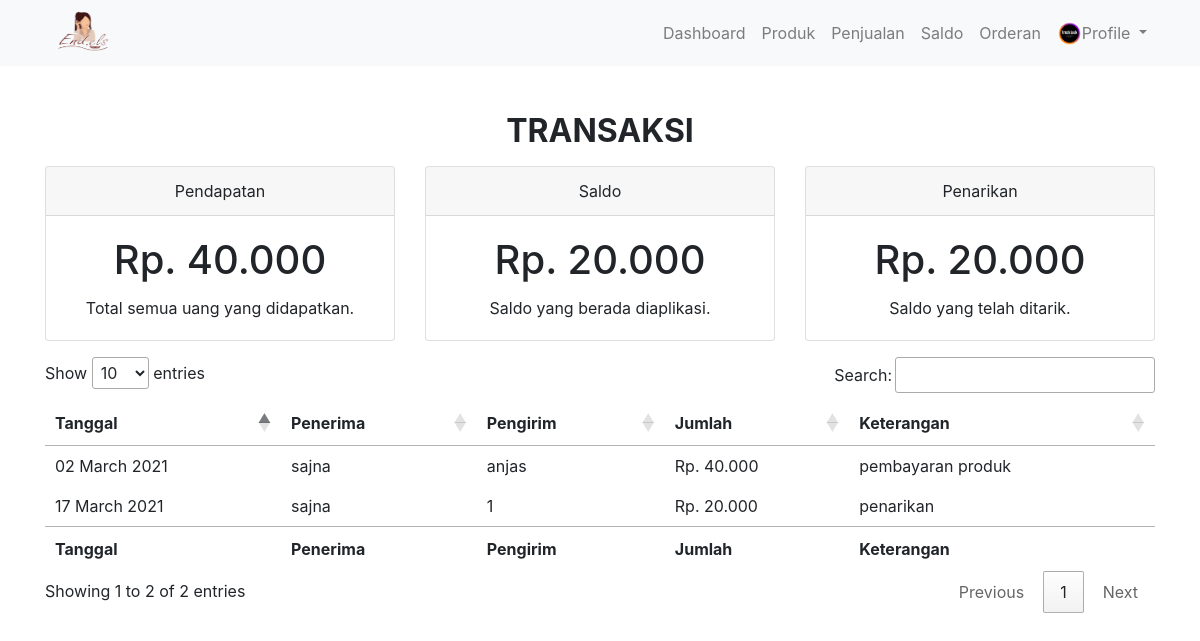
The page /toko/transaksi on the database its author committed.
### tables this page shows
CREATE TABLE `bayar` (
  `id_bayar` int(11) NOT NULL,
  `tgl_bayar` datetime NOT NULL,
  `bayar` int(11) NOT NULL,
  `potongan` int(11) NOT NULL,
  `bukti` varchar(255) NOT NULL
);

CREATE TABLE `toko` (
  `id_toko` int(11) NOT NULL,
  `id_user` int(11) NOT NULL,
  `id_klinik` int(11) NOT NULL,
  `nama_toko` varchar(50) NOT NULL,
  `alamat_toko` varchar(100) NOT NULL,
  `rt` int(3) NOT NULL,
  `rw` int(3) NOT NULL,
  `kelurahan` varchar(100) NOT NULL,
  `kecamatan` varchar(100) NOT NULL,
  `kabupaten` varchar(100) NOT NULL,
  `provinsi` varchar(100) NOT NULL,
  `kode_pos` int(11) NOT NULL,
  `tanggal_daftar` date NOT NULL,
  `nomor` int(11) NOT NULL,
  `logo` varchar(255) NOT NULL
);

CREATE TABLE `user` (
  `id_user` int(11) NOT NULL,
  `nama_user` varchar(50) NOT NULL,
  `alamat` varchar(100) NOT NULL,
  `rt` varchar(4) NOT NULL,
  `rw` varchar(4) NOT NULL,
  `kelurahan` varchar(25) NOT NULL,
  `kecamatan` varchar(25) NOT NULL,
  `kabupaten` varchar(25) NOT NULL,
  `provinsi` varchar(25) NOT NULL,
  `kode_pos` int(10) NOT NULL,
  `tempat_lahir` varchar(25) NOT NULL,
  `tanggal_lahir` date NOT NULL,
  `nomor` varchar(13) NOT NULL,
  `email` varchar(255) NOT NULL,
  `password` varchar(255) NOT NULL,
  `foto` varchar(255) NOT NULL
);

CREATE TABLE `penarikan_toko` (
  `id_penarikan` int(11) NOT NULL,
  `id_toko` int(11) NOT NULL,
  `id_admin` int(11) NOT NULL,
  `tgl_tarik` datetime NOT NULL,
  `jumlah` int(11) NOT NULL,
  `bukti` varchar(255) NOT NULL,
  `status` enum('0','1','2') NOT NULL DEFAULT '2' COMMENT '0=gagal 1=berhasil 2=proses'
);

### application/controllers/toko.php (called while the page is built, shortened)
<?php
class Toko extends CI_Controller {
	public function __construct()
	{
		$this->load->model('M_toko', '', TRUE);
	}
	public function transaksi(){
		$id=1;
		$data['pendapatan']= $this->M_toko->pendapatan($id);
		$data['pendapatan_detail']= $this->M_toko->pendapatan_detail($id);
		$data['penarikan']= $this->M_toko->penarikan($id);
		$data['penarikan_detail']= $this->M_toko->penarikan_detail($id);
		$this->load->view('template/toko_header');
		$this->load->view('toko/saldo',$data);
		$this->load->view('template/toko_footer');
	}
}

### index.php (called while the page is built, shortened)
<?php
require_once BASEPATH.'core/CodeIgniter.php';

### application/models/M_toko.php (called while the page is built, shortened)
<?php
class M_toko extends CI_Model
{
	public function pendapatan_detail($id){
		$sql="SELECT bayar.tgl_bayar,user.nama_user,toko.nama_toko,(bayar.bayar-bayar.potongan) As pendapatan FROM ((beli JOIN user ON beli.id_user=user.id_user) JOIN (produk JOIN toko ON produk.id_toko=toko.id_toko) ON beli.id_produk=produk.id_produk) JOIN bayar ON beli.id_bayar=bayar.id_bayar WHERE beli.status='lunas' AND produk.id_toko='$id'";
		$query = $this->db->query($sql);
		return $query->result_array();
	}
	public function pendapatan($id){
		$sql = "SELECT SUM(bayar.bayar-bayar.potongan) As pendapatan FROM (beli JOIN (produk JOIN toko ON produk.id_toko=toko.id_toko) ON beli.id_produk=produk.id_produk) JOIN bayar ON beli.id_bayar=bayar.id_bayar WHERE beli.status='lunas' AND produk.id_toko='$id'";
		$query = $this->db->query($sql);
		return $query->row_array();
	}
	public function penarikan($id){
		$sql="SELECT id_toko,SUM(jumlah)AS tarik FROM penarikan_toko WHERE status='1' AND id_toko='$id'
";
		$query = $this->db->query($sql);
		return $query->row_array();
	}
	public function penarikan_detail($id){
		$sql="SELECT * FROM penarikan_toko JOIN toko ON toko.id_toko=penarikan_toko.id_toko WHERE status='1' AND penarikan_toko.id_toko='$id'
";
		$query = $this->db->query($sql);
		return $query->result_array();
	}
}

### application/views/toko/saldo.php (the view, shortened to what this page needs)
<div class="container mt-5">
	<h2><p class="text-center text-uppercase font-weight-bold">Transaksi</p></h2>
	<div class="row">
		<div class="col-md-4">
			<div class="card text-center">
				<div class="card-header">
					Pendapatan
				</div>
				<div class="card-body">
					<h1 class="card-title">Rp. <?=number_format($pendapatan['pendapatan'],'0','','.');?></h1>
					<p class="card-text">Total semua uang yang didapatkan.</p>
				</div>
			</div>
		</div>
		<div class="col-md-4">
			<div class="card text-center">
				<div class="card-header">
					Saldo
				</div>
				<div class="card-body">
					<h1 class="card-title">Rp. <?=number_format(($pendapatan['pendapatan']-$penarikan['tarik']),'0','','.');?></h1>
					<p class="card-text">Saldo yang berada diaplikasi.</p>
				</div>
			</div>
		</div>
		<div class="col-md-4">
			<div class="card text-center">
				<div class="card-header">
					Penarikan
				</div>
				<div class="card-body">
					<h1 class="card-title">Rp. <?=number_format($penarikan['tarik'],'0','','.');?></h1>
					<p class="card-text">Saldo yang telah ditarik.</p>
				</div>
			</div>
		</div>
	</div>
	<div class="row">
		<div class="col-md-12 mt-3">
			<table id="example">
				<thead>
					<tr>
						<th>Tanggal</th>
						<th>Penerima</th>
						<th>Pengirim</th>
						<th>Jumlah</th>
						<th>Keterangan</th>
					</tr>
				</thead>
				<tfoot>
					<tr>
						<th>Tanggal</th>
						<th>Penerima</th>
						<th>Pengirim</th>
						<th>Jumlah</th>
						<th>Keterangan</th>
					</tr>
				</tfoot>
				<tbody>
					<?php
						foreach ($pendapatan_detail as $pd) {
							$ket="pembayaran produk";
					?>
					<tr>
						<td><?=date('d F Y', strtotime($pd['tgl_bayar']));?></td>
						<td><?=$pd['nama_toko']?></td>
						<td><?=$pd['nama_user']?></td>
						<td>Rp. <?=number_format($pd['pendapatan'],'0','','.');?></td>
						<td><?=$ket;?></td>
					</tr>
					<?php }?>
					<?php
						foreach ($penarikan_detail as $ped) {
							$ket="penarikan";
					?>
					<tr>
						<td><?=date('d F Y', strtotime($ped['tgl_tarik']));?></td>
						<td><?=$ped['nama_toko']?></td>
						<td><?=$ped['id_admin']?></td>
						<td>Rp. <?=number_format($ped['jumlah'],'0','','.');?></td>
						<td><?=$ket;?></td>
					</tr>
					<?php }?>
				</tbody>
			</table>
		</div>
	</div>
</div>

### asset/css/toko.css (style rules this page uses)
.mt-5, .my-5 { margin-top: 7rem!important; }

### rows shown on the page
bayar: tgl_bayar "02 March 2021", toko.nama_toko "sajna", user.nama_user "anjas", pendapatan "40.000", ket "pembayaran produk"
penarikan_toko: tgl_tarik "17 March 2021", id_toko.nama_toko "sajna", id_admin "1", jumlah "20.000", ket "penarikan"

### other values the page prints
$pendapatan['pendapatan'] "40.000"
$pendapatan['pendapatan']-$penarikan['tarik'] "20.000"
$penarikan['tarik'] "20.000"
